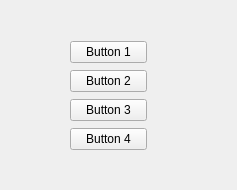
<?xml version="1.0" encoding="UTF-8"?>
<ui version="4.0">
 <class>Form</class>
 <widget class="QWidget" name="Form">
  <property name="geometry">
   <rect>
    <x>0</x>
    <y>0</y>
    <width>237</width>
    <height>190</height>
   </rect>
  </property>
  <property name="windowTitle">
   <string>QVBoxLayout</string>
  </property>
  <widget class="QWidget" name="">
   <property name="geometry">
    <rect>
     <x>70</x>
     <y>40</y>
     <width>77</width>
     <height>112</height>
    </rect>
   </property>
   <layout class="QVBoxLayout" name="verticalLayout">
    <item>
     <widget class="QPushButton" name="pushButton">
      <property name="text">
       <string>Button 1</string>
      </property>
     </widget>
    </item>
    <item>
     <widget class="QPushButton" name="pushButton_2">
      <property name="text">
       <string>Button 2</string>
      </property>
     </widget>
    </item>
    <item>
     <widget class="QPushButton" name="pushButton_3">
      <property name="text">
       <string>Button 3</string>
      </property>
     </widget>
    </item>
    <item>
     <widget class="QPushButton" name="pushButton_4">
      <property name="text">
       <string>Button 4</string>
      </property>
     </widget>
    </item>
   </layout>
  </widget>
 </widget>
 <resources/>
 <connections/>
</ui>
